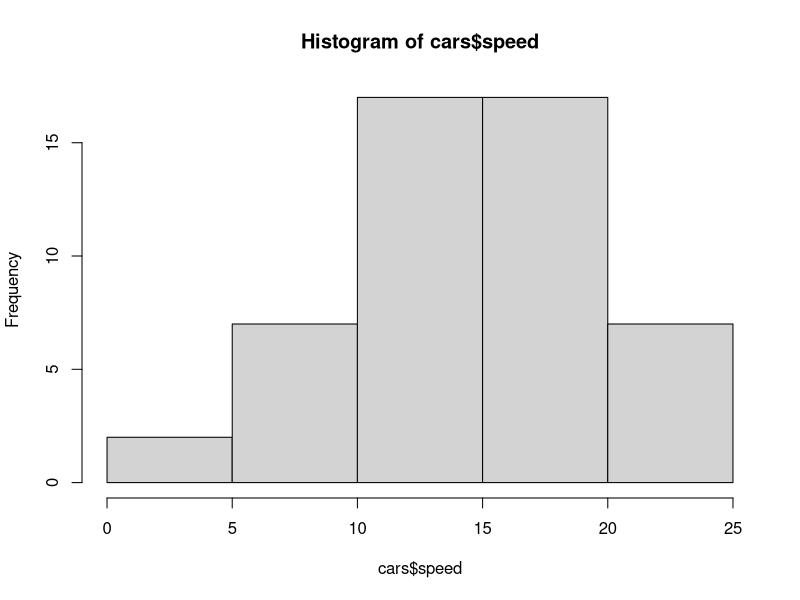
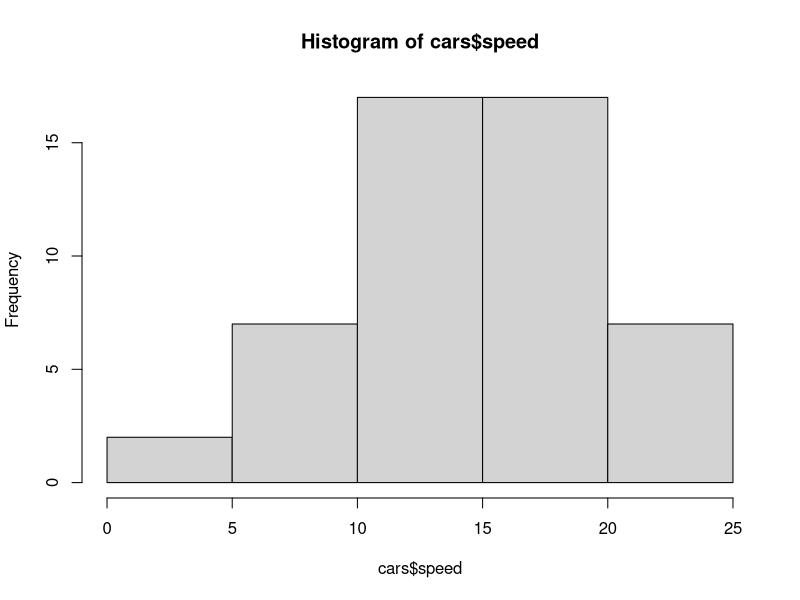

Generate these figures, in order, with R:
## ---- chunk 1
str(cars)
hist(cars$speed)
mean_speed = mean(cars$speed)
mean_speed
sd_speed = sd(cars$speed)
sd_speed

## ---- chunk 2
shapiro.test(cars$speed)
## ---- chunk 3
library(nortest)
lillie.test(cars$speed)
## ---- chunk 4
# Test for N(mean_speed,sd_speed)
ks.test(cars$speed,'pnorm',mean_speed,sd_speed)

# Test for N(0,1)
ks.test(cars$speed,'pnorm')
## ---- chunk 5
h = hist(cars$speed) # hist of data
Ob = h$counts # observed frequencies in classes


p1 = pnorm(5,mean_speed,sd_speed)# P(X <= 5)
p2 = pnorm(10,mean_speed,sd_speed)-pnorm(5,mean_speed,sd_speed) # P(5<=X <= 10)
p3 = pnorm(15,mean_speed,sd_speed)-pnorm(10,mean_speed,sd_speed) # P(10<=X <= 15)
p4 = pnorm(20,mean_speed,sd_speed)-pnorm(15,mean_speed,sd_speed) # P(15<=X <= 20)
p5 = 1- pnorm(20,mean_speed,sd_speed) # P(X> 20)

Pj = c(p1,p2,p3,p4,p5) # put everything in one array
sum(Pj) # is it = 1?
Ej = Pj*50 # Expected counts
Ej

# Chi-squared test for GOF
chisq.test(x=Ob,p = Pj)
## ---- chunk 6
pvalue <- 1-pchisq(1.3267,df=2)
pvalue
## ---- chunk 7
Ob=c(1,1,1,5,2,1,1,2,1,1,1,1)

# Estimate p- probability that a player will get a hit at-bat.
# p = #hits/total #of at-bats
p= sum((7:18)*Ob) / (18*45)

p1 <- pbinom(7,45,prob = p)
p2 <- dbinom(8:17,45,prob = p)
p12 <- pbinom(17,45,p,lower.tail = F)

Pj <- c(p1,p2,p12)

Ej=Pj*18

# Chi-squared test 
chisq.test(x=Ob,p=Pj)
## ---- chunk 8
Ob=c(8,6,4)
p1 <- pbinom(10,45,prob = p) # P(X<=10)
p2 <- sum(dbinom(11:14,45,prob = p)) # P(11<=X<=14)
p3 <- pbinom(14,45,p,lower.tail = F)# P(X>=15)
Pj <- c(p1,p2,p3)
sum(Pj)

Ej=Pj*18
Ej
# Chi-squared test 
chisq.test(x=Ob,p=Pj)
## ---- chunk 9
pvalue <- 1-pchisq(1.8222,df=1)
pvalue
